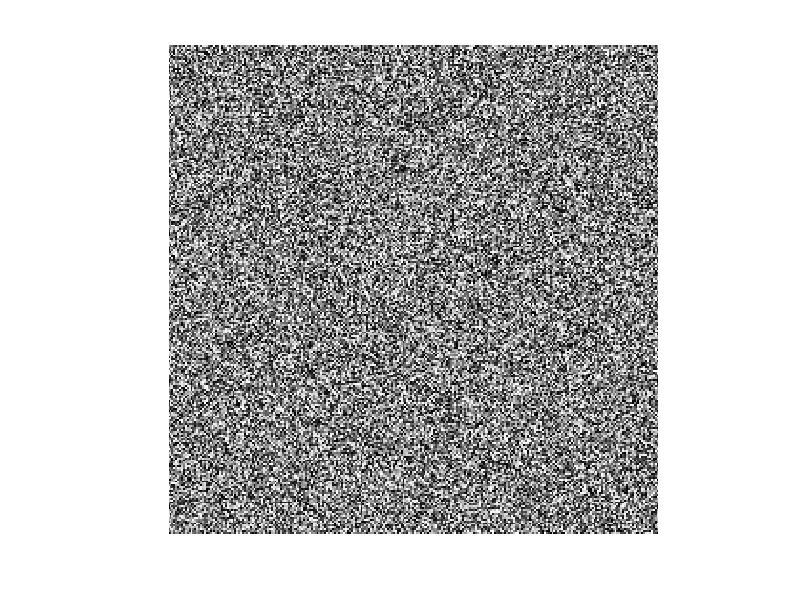

Reproduce this figure in MATLAB.
%crreated by Sina BaniasadAzad

close all
clear
clc

%create the matrix
a = randi([0 127], 256, 256);
%converts the matrix into image
K = mat2gray(a);
min_image = min(K(:))
max_image = max(K(:))
%Image display
figure
imshow(K)